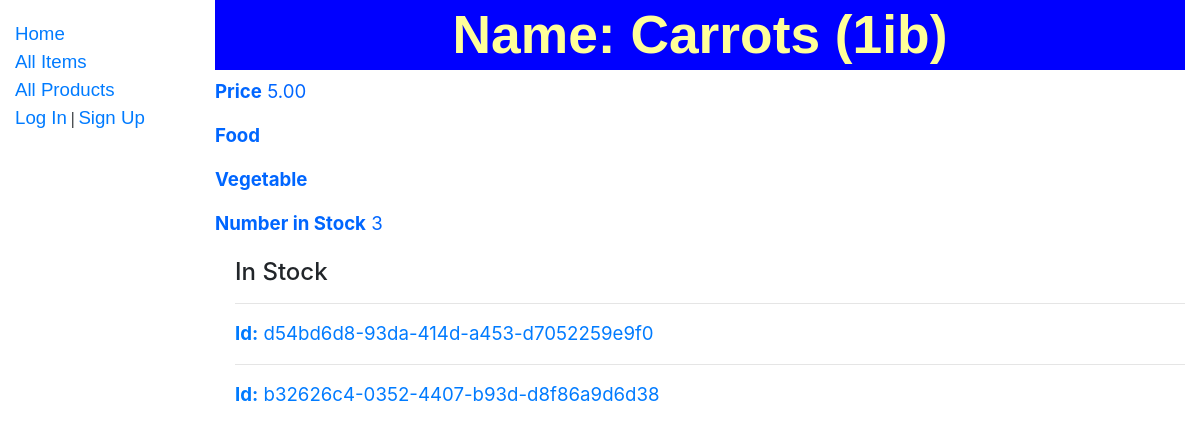
Page /custport/item/2 on the committed database.
### custport/models.py (models this page shows, shortened)
class Item(models.Model):
    name = models.CharField(max_length=200)
    product_type = models.ManyToManyField('Product', help_text='Select a Product Type')
    price = models.DecimalField(max_digits=10 ,decimal_places=2, default=0.00)
    picture = models.ImageField(upload_to='images/', default='images/default.png')

class Product(models.Model):
    name = models.CharField(max_length=200, help_text='Enter a Product Type (e.g. Fruit)')
    def __str__(self):
        return self.name

class ItemInstance(models.Model):
    id = models.UUIDField(primary_key=True, default=uuid.uuid4, help_text='Unique ID for this Item')
    item = models.ForeignKey('Item', on_delete=models.SET_NULL, null=True)
    order = models.ForeignKey('Order', on_delete=models.SET_NULL, null=True, blank=True)
    cart = models.ForeignKey('Cart', on_delete=models.SET_NULL, null=True, blank=True)
    expirydate = models.DateField(null=True, blank=True)
    AVAILABILITY = (
    ('a','Available'),
    ('c', 'Cart'),
    ('o','Order'),
    )
    status = models.CharField(
        max_length=1,
        blank=True,
        help_text='Item availability',
    )
    def get_absolute_url(self):
        return reverse('iteminstance-detail', args=[str(self.id)])

### custport/views.py (the view)
# urls.py: path('item/<int:pk>', views.ItemDetailView.as_view(), name='item-detail'),
class ItemDetailView(generic.DetailView):
    model = Item

### custport/templates/custport/item_detail.html
{% extends "base_generic.html" %}
{% block content %}
  <h1>Name: {{ item.name }}</h1>
  <p><strong>Price</strong> {{ item.price }}</p>
  {% for product_type in item.product_type.all %}
      <p><strong>{{ product_type }}</strong></p>
  {% endfor %}
  <p><strong>Number in Stock</strong> {{ item.iteminstance_set.all.count }}</p>
  <div style="margin-left:20px;margin-top:20px">
    <h4>In Stock</h4>
    {% for stock in item.iteminstance_set.all %}
	{% if stock.status == 'a' %}
      <hr>
      <a href="{{ stock.get_absolute_url }}"><p class="text-muted"><strong>Id:</strong> {{ stock.id }}</a></p>
	{% endif %}
    {% endfor %}
  </div>
{% endblock %}

### custport/static/css/styles.css (style rules this page uses)
h1 { color: #FFFF99; font-size: 40pt; font-family: Arial, Helvetica, sans-serif; font-weight: bold; text-align: center; border: 3px solid blue; background-color: blue; }
body { background-color: white; }
p { color: #0066ff; font-size: 14pt; font-family; Arial, Helvetica, sans-serif; }

### rows in the picture
Item: name "Carrots (1ib)", price "5.00", iteminstance_set.all.count "3"
Product: name "Food"
Product: name "Vegetable"
ItemInstance: id "d54bd6d8-93da-414d-a453-d7052259e9f0"
ItemInstance: id "b32626c4-0352-4407-b93d-d8f86a9d6d38"
